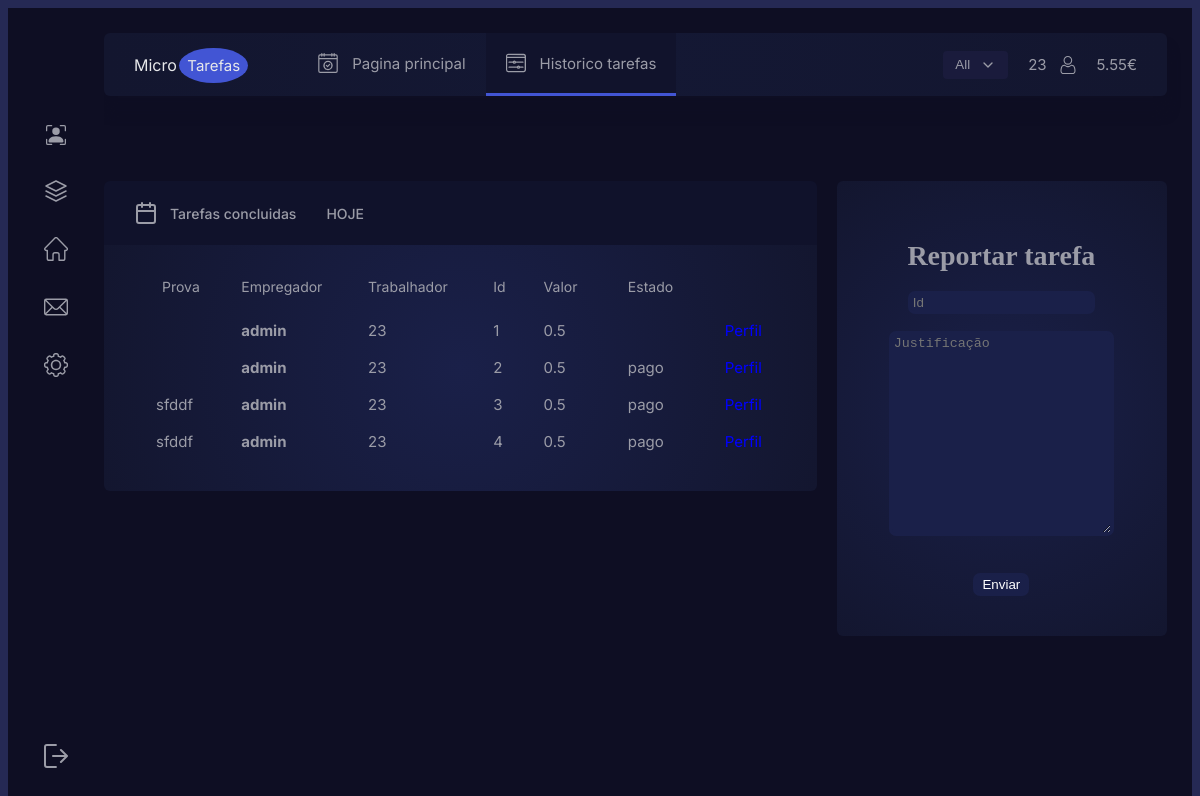
Screenshot of /historico.php (signed in) with the database file from the repository.
### tables this page shows
CREATE TABLE `form` (
  `nome` varchar(20) NOT NULL,
  `sobrenome` varchar(20) NOT NULL,
  `utilizador` varchar(20) NOT NULL,
  `password` varchar(20) NOT NULL,
  `saldo` float NOT NULL,
  `arquivo` varchar(150) NOT NULL
);

CREATE TABLE `historico_tarefa` (
  `id` int(11) NOT NULL,
  `empregador` varchar(220) NOT NULL,
  `trabalhador` varchar(220) NOT NULL,
  `prova` varchar(220) NOT NULL,
  `valor` float NOT NULL,
  `estado` varchar(50) NOT NULL
);

### historico.php (the view, shortened to what this page needs)
<?php
$dbhost = "localhost";
$dbuser = "root";
$dbpass = "";
$dbname = "conect";
$conn = mysqli_connect($dbhost, $dbuser, $dbpass, $dbname);
$logado =$_SESSION['user'];
$form = "SELECT * FROM form where utilizador = '$logado' ";
if($ress=mysqli_query($conn,$form)){
    $valor_saldo = array();
    $ioll = 0;
    while($regg=mysqli_fetch_assoc($ress)){
        $valor_saldo[$ioll] = $regg['saldo'] ;
?>
<!DOCTYPE html>
<html lang="en" >
<head>
  <link rel="stylesheet" href="https://cdnjs.cloudflare.com/ajax/libs/normalize/5.0.0/normalize.min.css">
<link rel="stylesheet" href="css/style.css">
</head>
<body>
<div class="wrapper">
 <div class="left-side">
  <svg viewBox="0 0 24 24" fill="none" stroke="currentColor" stroke-width="1.5" stroke-linecap="round" stroke-linejoin="round">
   <path d="M12 2L2 7l10 5 10-5-10-5zM2 17l10 5 10-5M2 12l10 5 10-5"></path></svg>
 </div>
 <div class="main-container">
  <div class="header">
   <div class="logo">Micro
    <span class="logo-det">Tarefas</span></div>
   <a class="header-link " href="principal.php">
    Pagina principal
   </a>
   <a class="header-link active"  href="historico.php">
    Historico tarefas
   </a>
   <div class="user-info">
    <button class="button">All
     <svg xmlns="http://www.w3.org/2000/svg" width="24" height="24" viewBox="0 0 24 24" fill="none" stroke="currentColor" stroke-width="2" stroke-linecap="round" stroke-linejoin="round" class="feather feather-chevron-down">
      <path d="M6 9l6 6 6-6"></path></svg>
    </button>
    <div class="user-name"><?php echo $logado; ?></div>
    <div class="hour"><?php   echo $valor_saldo[$ioll] = $regg['saldo']; ?>€</div>
   </div>
  </div>
  <?php  }}    ?>
  <div class="user-box second-box">
   <div class="cards-wrapper" style="--delay: 1s">
    <div class="cards-header">
     <div class="cards-view">
      <svg viewBox="0 0 24 24" fill="none" stroke="currentColor" stroke-width="2" stroke-linecap="round" stroke-linejoin="round" class="feather feather-calendar">
       <rect x="3" y="4" width="18" height="18" rx="2" ry="2"></rect>
       <path d="M16 2v4M8 2v4M3 10h18"></path>
      </svg>
     Tarefas concluidas
      <span class="today">HOJE</span>
     </div>
    </div>
    <div class="cards card">
     <table class="table">
      <thead>
       <tr>
        <th >Prova</th>
        <th style=" padding-left: 30px;">Empregador</th>
        <th style=" padding-left: 30px;">Trabalhador</th>
        <th style=" padding-left: 30px;">Id</th>
        <th style=" padding-left: 30px;">Valor</th>
        <th style=" padding-left: 30px;">Estado</th>
       </tr>
      </thead>
      <?php
  $sql = "SELECT * FROM historico_tarefa where trabalhador='$logado' ";
  if($res=mysqli_query($conn,$sql)){
    $id= array();
    $empregador= array();
    $trabalhador= array();
    $prova= array();
    $valor= array();
    $estado= array();
  $iol = 0;
  while($reg=mysqli_fetch_assoc($res)){
    $id[$iol] = $reg['id'] ;
    $empregador[$iol] = $reg['empregador'] ;
    $trabalhador[$iol] = $reg['trabalhador'] ;
    $prova[$iol] = $reg['prova'] ;
    $valor[$iol] = $reg['valor'] ;
    $estado[$iol] = $reg['estado'] ;
  ?>
      <tbody>
       <tr>
        <td style=" padding-left: 30px;">
         <span><?php echo $prova[$iol]; ?></span>
        </td>
        <td style=" padding-left: 30px;"><strong><?php echo $empregador[$iol]; ?></strong></td>
        <td style=" padding-left: 30px;"><?php echo $trabalhador[$iol]; ?></td>
        <td style=" padding-left: 30px;"><?php echo $id[$iol]; ?></td>
        <td style=" padding-left: 30px;"><?php echo $valor[$iol]; ?></td>
        <td style=" padding-left: 30px;"><?php echo $estado[$iol]; ?></td>
        <td style=" padding-left: 30px; "><?php echo "<a class='cards-button buttonver'style=' text-decoration: none; color: blue;' href='out_perfil.php?id=" . $reg['id'] . "'>Perfil</a><br>"; ?></td>
       </tr>
      </tbody>
      <?php
}
}
?>
           </table>
    </div>
   </div>
   <div class="card transection" style="--delay: 1.2s">
    <div class="transection-header">
    <form  method="POST" action="report.php" >
            <center>
            <div class="form" style=" padding-left: 22px;">
                <h1 style="font-family: Cambria, Cochin, Georgia, Times, 'Times New Roman', serif;">Reportar tarefa</h1>
                <input style="border-radius: 7px;color: white;background-color: #1a2049;border: 3px solid #1a2049;"  type="text" id="assunto" name="assunto" placeholder="Id"><br><br>
                <textarea  style="border-radius: 7px;color: white;background-color: #1a2049;border: 3px solid #1a2049;"  maxlength="350"  id="w3review" name="w3review" rows="13" cols="25" placeholder="Justificação"></textarea><br>
         <br> <br>   <button style="border-radius: 7px;color: white;background-color: #1a2049;border: 3px solid #1a2049;" type="submit" name="btn" class="btn btn-primary btn-block btn-large">Enviar</button>
            </div>
        </center>
        </form>
    </div>
   </div>
</div></div></div></body>
</html>

### css/style.css (style rules this page uses)
:root { --delay: 0s; }
* { outline: none; box-sizing: border-box; }
html { box-sizing: border-box; -webkit-font-smoothing: antialiased; }
body { font-family: "Inter", sans-serif; background-color: #252954; color: #9b9ca7; }
.wrapper { background-color: #0e0e23; display: flex; height: 100vh; overflow: hidden; margin: 0 auto; }
.left-side { width: 6rem; display: flex; flex-direction: column; flex-shrink: 0; align-items: center; padding: 117px 0 40px; -webkit-animation: left 1s var(--delay) both; animation: left 1s var(--delay) both; }
.left-side svg { width: 24px; cursor: pointer; }
.left-side svg + svg { margin-top: 34px; }
.left-side svg:last-child { margin-top: auto; }
.main-container { display: flex; flex-direction: column; flex-grow: 1; padding: 25px; overflow: auto; padding-left: 0; }
.header { background: #141834; background: radial-gradient(circle, #141834 0%, #13162f 100%); box-shadow: 0 16px 12px #0e0e23; width: 100%; padding: 0 30px; -webkit-animation: top 1s both; animation: top 1s both; display: flex; align-items: center; border-radius: 6px; font-size: 15px; white-space: nowrap; position: sticky; top: 0; left: 0; z-index: 10; }
.header:before { content: ""; width: 100%; height: 25px; position: absolute; top: -25px; left: 0; background-color: #0e0e23; }
.header-link { color: #9b9ca7; text-decoration: none; display: flex; align-items: center; padding: 20px; transition: 0.3s; border-bottom: 3px solid transparent; transition: 0.3s; }
.header-link svg { width: 20px; margin-right: 14px; }
.header-link.active, .header-link:hover { background: #11132c; border-bottom: 3px solid #4255d4; }
.logo { padding: 20px 50px 20px 0; font-size: 16px; color: #e7e8ea; }
.logo-det { background: #4255d4; padding: 8px; margin-left: -2px; border-radius: 50%; font-size: 15px; }
.user-info { margin-left: auto; display: flex; align-items: center; }
.user-info svg { width: 20px; }
.user-info .profile { margin: 0 20px 0 12px; width: 18px; }
.button { display: inline-flex; align-items: center; color: #9b9ca7; background: #1a1b3c; border: none; padding: 2px 12px; border-radius: 4px; margin-right: 20px; text-decoration: none; }
.button svg { margin-left: 10px; width: 16px; }
.user-box { margin-top: 25px; display: flex; }
.user-box + .user-box { margin-top: 20px; }
.user-box + .user-box .cards-wrapper { margin-left: 0; flex-grow: 1; max-width: none; }
.user-box + .user-box .today { margin-left: 30px; }
.user-box + .user-box .cards-header { padding: 20px 30px; justify-content: space-between; }
.user-box .cards-header, .user-box .cards-view { display: flex; align-items: center; justify-content: center; }
.user-box .cards-header svg, .user-box .cards-view svg { width: 24px; }
.cards-view > svg { margin-right: 12px; }
.today { position: relative; }
.card { background: #1a2049; background: radial-gradient(circle, #1a2049 0%, #13162f 100%); padding: 40px 30px; border-radius: 6px; display: flex; flex-direction: column; flex-grow: 1; width: 100%; }
.cards-header { background: #10122b; border-radius: 6px 6px 0 0; padding: 20px 45px; font-size: 14px; font-weight: 500; }
.cards-wrapper { margin-left: 20px; max-width: 305px; width: 100%; }
.cards.card { border-radius: 0 0 6px 6px; padding: 30px 20px; }
.table { text-align: left; padding: 0; }
.table th { font-size: 14px; font-weight: normal; padding-bottom: 16px; }
.table th:nth-child(n+5) { padding: 0 10px 16px; }
.table th:first-child { padding-left: 36px; }
.table td { font-size: 15px; vertical-align: middle; padding: 8px 0; }
.table td:last-of-type { width: 100px; }
.table td:nth-child(n+5) { padding: 0 10px; }
.transection { flex-shrink: 0; max-width: 310px; width: 100%; margin-left: 20px; }
.transection-header { display: flex; align-items: center; justify-content: space-between; font-size: 14px; font-weight: 500; }
@media screen and (max-width: 1500px) { .second-box { flex-wrap: wrap; } }
@media screen and (max-width: 1500px) { .second-box .cards-wrapper { margin-top: 40px; width: 66%; } }
@media screen and (max-width: 1500px) { .transection { margin-top: 40px; max-width: none; width: 30%; } }
.user-box > * { -webkit-animation: top 1s var(--delay) both; animation: top 1s var(--delay) both; }

### rows the page displays
form: saldo "5.55"
historico_tarefa: iol "admin", iol "23", iol "1", iol "0.5"
historico_tarefa: iol "admin", iol "23", iol "2", iol "0.5", iol "pago"
historico_tarefa: iol "sfddf", iol "admin", iol "23", iol "3", iol "0.5", iol "pago"
historico_tarefa: iol "sfddf", iol "admin", iol "23", iol "4", iol "0.5", iol "pago"
